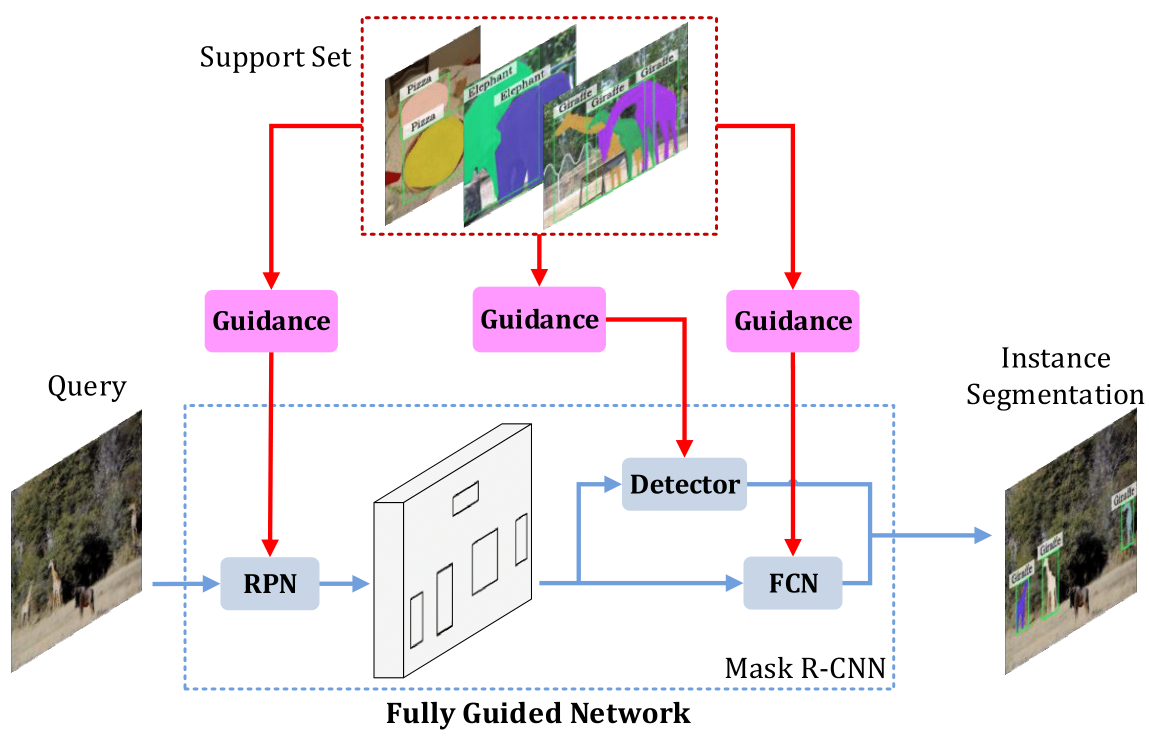
#> input picture notebooks/fgn_images/fsis-concept.png, 2298 x 1480 px (shown at 1/2 size)
$ jupyter execute --allow-errors FGNSomeText.ipynb
#> lines starting #> are read from the running program, lines starting #| are printed output that depends on the picture
Being trained on base classes, FGN is expected to segment from a query image all the instances belonging to novel classes, given a support set which contains only a handful of exemplars for each class.

For one reason, training data are intrinsically difficult to acquire in certain application scenarios. For another, pixel-wise instance annotations necessitated by instance segmentation are extremely expensive, compared to other tasks like recognition or detection.

Note that RoIs are judged to be background or not by thresholding the $(N+1)$-th classification score, and background RoIs will not be further processed by the bbox regression branch or the mask segmentation branch, similar to Mask R-CNN.

**Attention-Guided RPN**

To adapt to the existence of FPN, we apply AG-RPN mechanism at each pyramid level to match and refine anchors of highly diverse ratios and scales. Each class attentive vector, taken average over all vectors of the class, guide RPN to predict the anchors' matching scores with class-specific refinement. Then proposals are generated from the refinement corresponding to the best match class, and we softmax all the matching predictions as the final score. Finally, we generate 256 proposals in the same mechanism as previous R-CNN~\cite{ren2015faster, he2017mask} networks by thresholding and applying NMS on these final scores.

**Conditioned Detection and Segmentation Heads**

The similarity between query RoIs and supports is parameterized with a cascade of convolution layers and fully-connected layers applied on the concatenation of RoI and support features. Bounding box regression shares features with the classifier after the first convolution and activation. To introduce full annotation infomation into guidance, support features are masked with its segmentation annotation and pooled to extract global representation. To reduce the computation complexity, we select one support class to guide the segmentation branch, which comes from the ground truth class during training and the top predicted class during inference.

**Episode Construction**

Our model is trained under the episodic training scenario. For each episode, we first sample a query image from the train set and K support samples from one of the categories that the query contains. Then we randomly choose N-1 classes from $\mathcal{C}^{base}$ and sample supports similarly. Note that this setting assures that at least one query instance falls into the N support categories and prevents exposing to novel class annotations. To fully utilize support class representation and include some contextual information, support instances are cropped from the image it originates with 20 pixels extension around their boundaries.

While few-shot instance segmentation has been rarely addressed in previous literature, there exist a couple of methods for few-shot object detection, a closely related task. To further verify the effectiveness of our proposed method, we compare our detection performance with the existing works on both few-shot detection and instance segmentation \cite{chen2018lstd, kang2019few, michaelis2018one, yan2019metarcnn}. We set identical evaluation procedure as stated in Section ~~S~~ and apply evaluation on both PASCAL-VOC \cite{everingham2010pascal} and COCO2017 \cite{lin2014microsoft} datasets with mAP$_{50}$ as metric. We compared our results with results reported from LSTD paper \cite{chen2018lstd} under same 3-way N-shot experiment settings (referred to as \textbf{LSTD}) and results evaluated from Meta R-CNN \cite{yan2019metarcnn}, Siamese Mask R-CNN \cite{michaelis2018one} and Feature Reweighting \cite{kang2019few} (referred to as \textbf{FW-YOLO}). Results are listed as Table ~~T~~.

**Full Guidance**

One key reason of FGN's effectiveness is that we carefully design three guidance mechanisms, *i.e.* AG-RPN (P), RG-DET (D) and AG-FCN (S) to achieve full guidance. To verify the contributions of these modules, we construct several variants by disabling one or more modules from the full FGN model.

By *removing* we mean replacing the modules with the corresponding basic modules provided by the original Mask R-CNN~\cite{he2017mask} with class-agnostic ones, *i.e.* predicting a single quadlet for bbox branch of RG-DET, a single mask for AG-FCN and original RPN as \cite{he2017mask}.

The results obtained by these variants in terms of $\text{mAP}_\text{50}$ for segmentation and detection are comparatively reported in Table T. It can be seen from the degraded performance of these variants that, each module contributes to some extent on both tasks.

1) Use Attention-Guided RPN or ordinary RPN\cite{ren2015faster}. We feed proposals generated by ordinary RPN of Faster R-CNN with FPN instead of our AG-RPN proposals into the second-stage networks. Note that the proposals are separately generated without modifying our model, which excludes the influence of changing in backbone features. We refer this ablation as ***AG-RPN***

2) Conditioned detection. We replace our detection refinement branch with class agnostic refinement, i.e., the 4 refining coordinates are regressed with the aligned query features only. This branch is implemented as 2 fully-connected layers with ReLU activation in the middle. Conditioned detection is denoted as ***C-Det*** in Table Ablation.

3) Attention-Guided FCN for segmentation. We tailor our conditioning on segmentation branch and utilize query features only to predict class agnostic instance masks. This class agnostic mask is generated by feeding non-conditioned query features into identically parameterized fully convolutional layers. This ablation is denoted as \textbf{AG-FCN} in Table Ablation.

All of the ablations are evaluated under 3way-3shot COCO2VOC testing scenario on novel classes on Pascal VOC2012 valset \cite{everingham2010pascal}. Results reported as $mAP_{50}$ for both detection and segmentation are shown in Table Ablation.

AG-RPN-v1 follows the Siamese Network mechanism like ~\cite{michaelis2018one} to achieve guidance

[cell 1]
import cv2
import matplotlib.pyplot as plt
def show(path, coef=1):
#> called with path = 'fgn_images/fsis-concept.png', coef = 4
    img = plt.imread(path)
#> img is the input picture: shape (1480, 2298, 4) float32; mean R, G, B, A 0.915, 0.9, 0.908, 1
    h, w = img.shape[:2]
#> h = 1480; w = 2298
    img = cv2.resize(img, dsize=(int(w/coef), int(h/coef)))
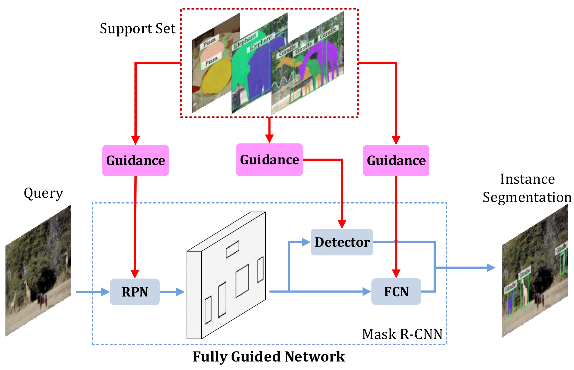
#> img: shape (370, 574, 4) float32; mean R, G, B, A 0.913, 0.898, 0.906, 1
    h, w = img.shape[:2]
#> h = 370; w = 574
    dpi = plt.rcParams['figure.dpi']
    px = 1 / dpi
    plt.figure(frameon=False, figsize=(w * px, h * px))
    plt.imshow(img)
    plt.axis('off')
    plt.show()

[cell 2]
show('fgn_images/fsis-concept.png', coef=4)

[cell 3]
show('fgn_images/fgn.png', coef=4)
#> call 2 of show, with path = 'fgn_images/fgn.png', coef = 4
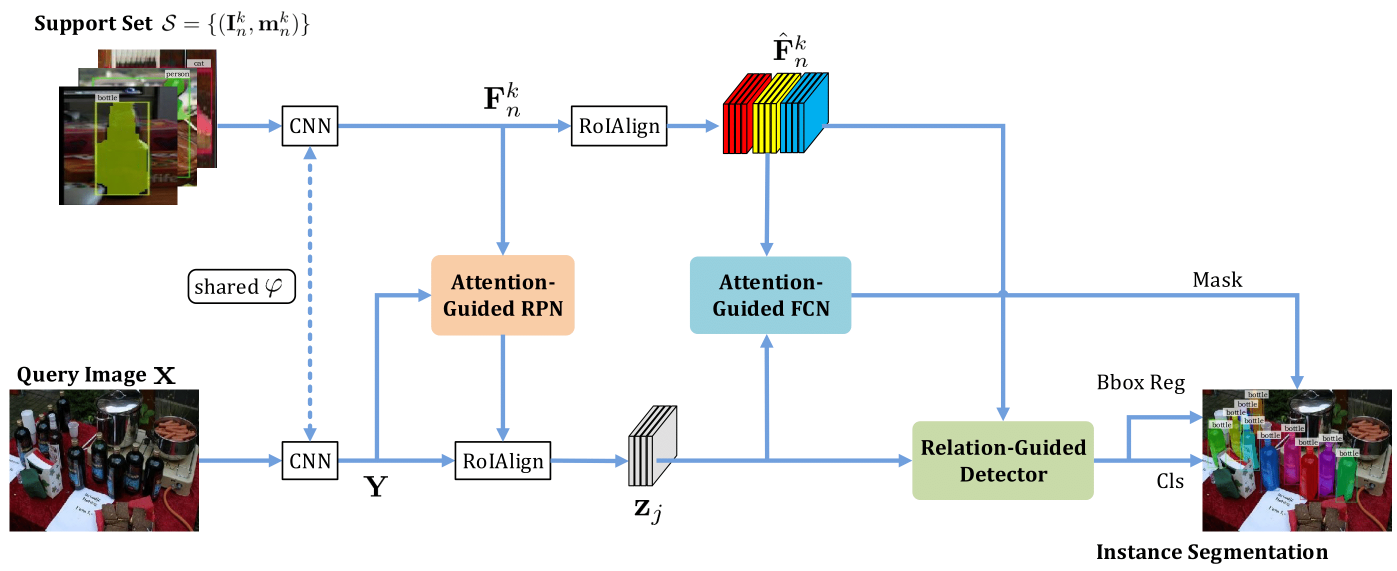
#> input picture notebooks/fgn_images/fgn.png, 2794 x 1142 px (shown at 1/2 size)
#> in show, img is the input picture: shape (1142, 2794, 4) float32; mean R, G, B, A 0.895, 0.891, 0.89, 1
#> in show (call 2), `img = cv2.resize(img, dsize=(int(w/coef), int(h/coef)))`:
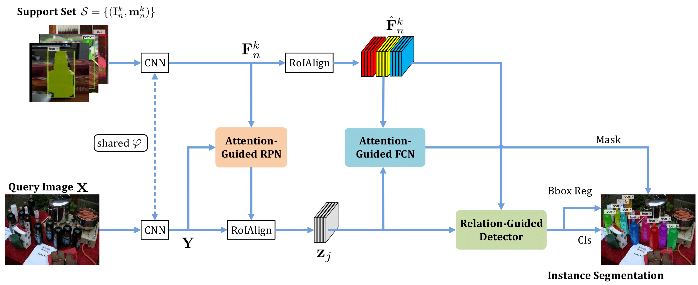
#> img: shape (285, 698, 4) float32; mean R, G, B, A 0.895, 0.895, 0.89, 1

[cell 4]
fig, ax = plt.subplots(2, 2, figsize=(15, 10), facecolor=(1, 1, 0.8))
for i in range(2):
    for j in range(2):
        ax[i, j].set_xticks([])
        ax[i, j].set_yticks([])
img0 = plt.imread('fgn_images/mrcnn_head.png')
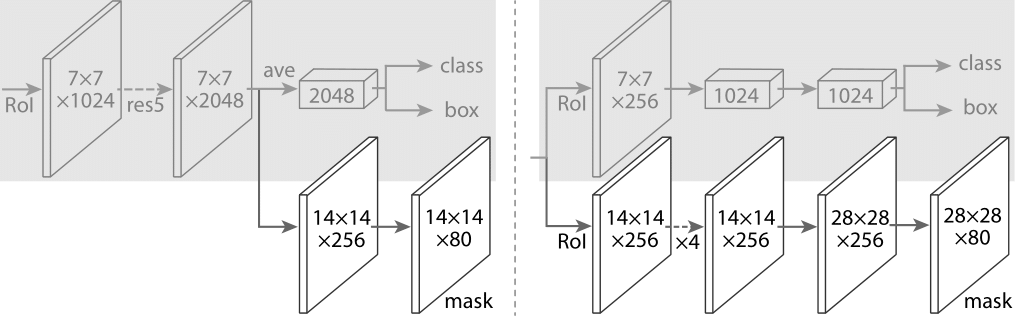
#> input picture notebooks/fgn_images/mrcnn_head.png, 1015 x 317 px
#> img0 is the input picture: shape (317, 1015, 4) float32; mean R, G, B, A 0.912, 0.912, 0.912, 1
ax[0, 0].imshow(img0)
img1 = plt.imread('fgn_images/ag-rpn.png')
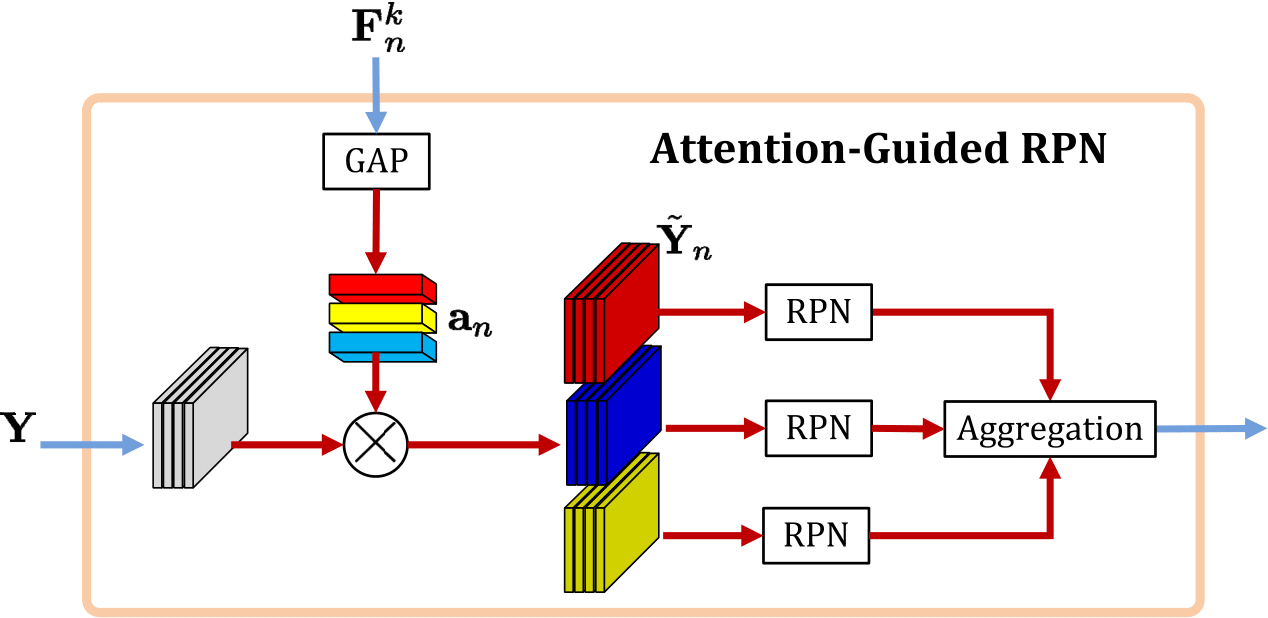
#> input picture notebooks/fgn_images/ag-rpn.png, 1268 x 618 px
#> img1 is the input picture: shape (618, 1268, 4) float32; mean R, G, B, A 0.941, 0.916, 0.908, 1
ax[0, 1].imshow(img1)
img2 = plt.imread('fgn_images/rg-det.png')
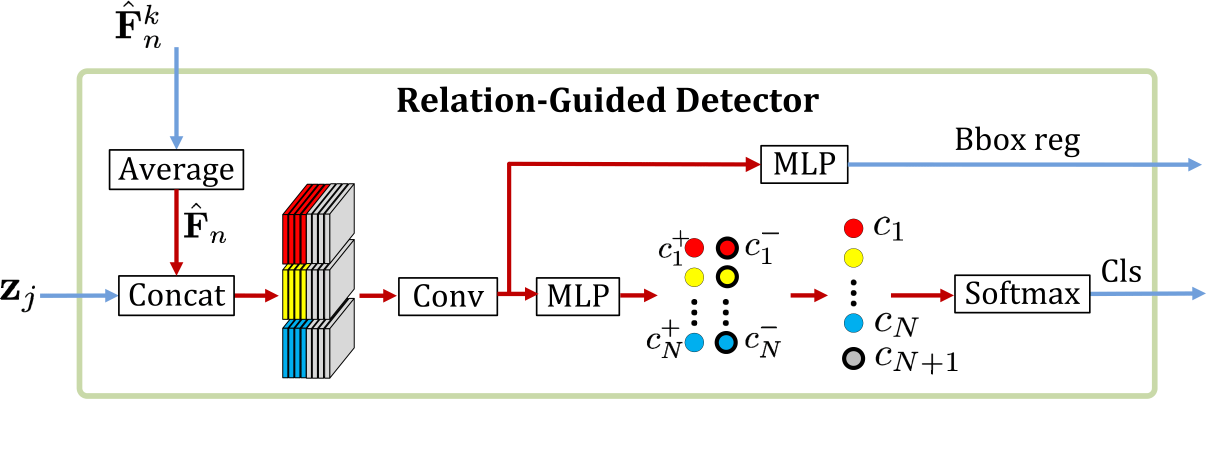
#> input picture notebooks/fgn_images/rg-det.png, 2412 x 920 px (shown at 1/2 size)
#> img2 is the input picture: shape (920, 2412, 4) float32; mean R, G, B, A 0.951, 0.948, 0.941, 1
ax[1, 0].imshow(img2)
img3 = plt.imread('fgn_images/ag-fcn.png')
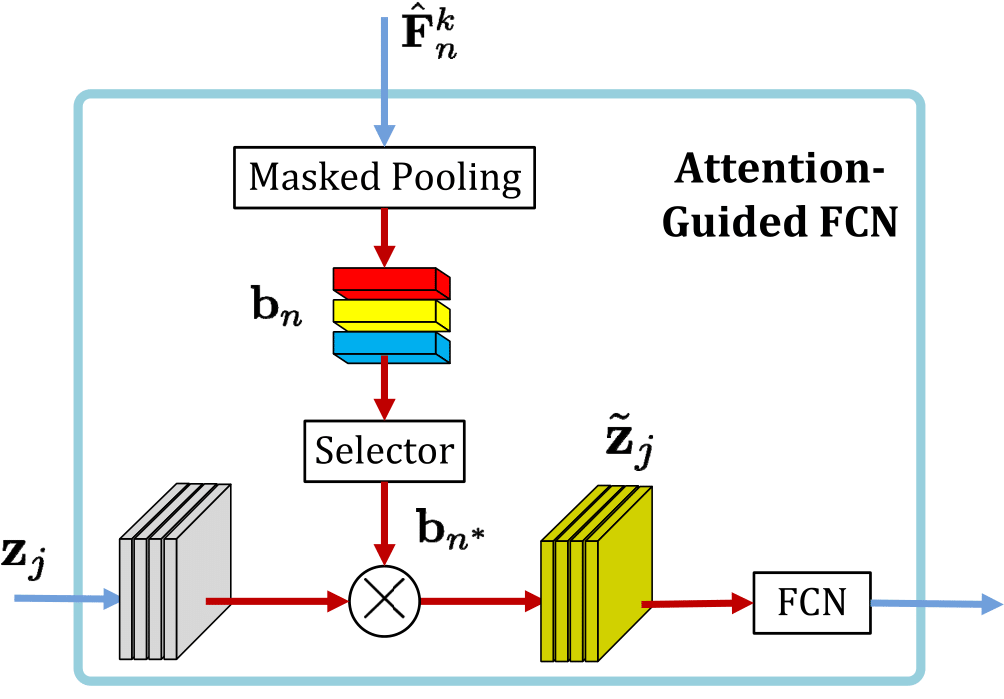
#> input picture notebooks/fgn_images/ag-fcn.png, 1004 x 699 px
#> img3 is the input picture: shape (699, 1004, 4) float32; mean R, G, B, A 0.933, 0.936, 0.92, 1
h, w = img3.shape[:2]
#> h = 699; w = 1004
ax[1, 1].imshow(img3)
plt.tight_layout()
plt.savefig('fgn_images/All.png')
plt.show()

#> (a cell that did not finish here is left out)
